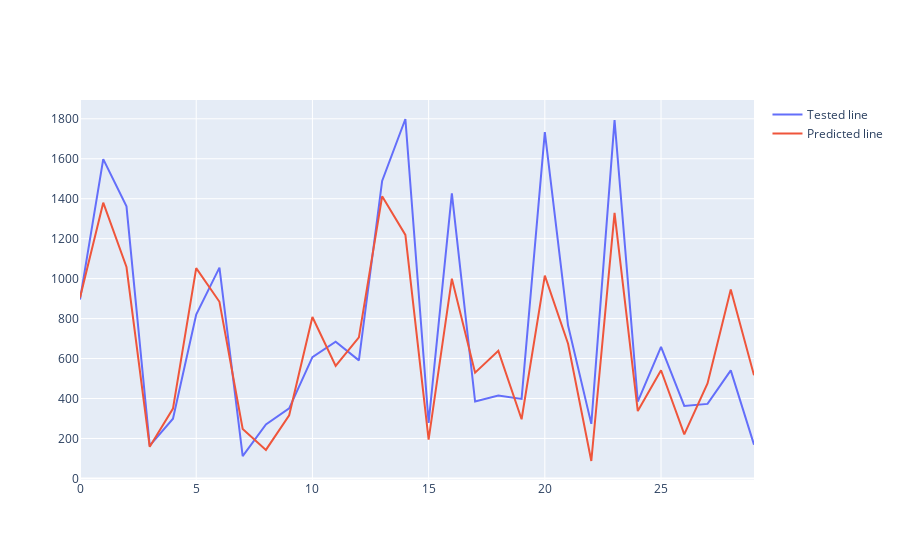

This figure's notebook cell:
### Code cell
fig.add_trace(go.Scatter(y=y_test,name='Tested line'))
fig.add_trace(go.Scatter(y=lrpredict,name='Predicted line'))

### Figure 1 — Plotly figure (JSON) as saved in the notebook; plotly's stock layout.template omitted (floating-point values rounded to 4 significant figures)
{"data": [{"name": "Tested line", "type": "scatter", "y": [895, 1598, 1362, 164, 299, 820, 1055, 112, 270, 351, 607, 684, 591, 1489, 1799, 278, 1427, 385, 415, 398, 1733, 765, 273, 1793, 385, 658, 363, 373, 541, 169]}, {"name": "Predicted line", "type": "scatter", "y": [904.6, 1380.0, 1058.0, 158.2, 349.7, 1053.0, 884.1, 247.7, 142.8, 316.3, 807.8, 562.9, 706.3, 1412.0, 1219.0, 194.4, 1000.0, 529.6, 638.7, 296.2, 1015.0, 674.0, 87.29, 1329.0, 337.0, 541.5, 220.3, 475.6, 946.2, 516.0]}], "layout": {}}
